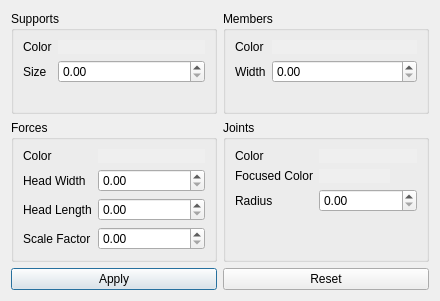
<?xml version="1.0" encoding="UTF-8"?>
<ui version="4.0">
 <class>trussPreferences</class>
 <widget class="QDialog" name="trussPreferences">
  <property name="geometry">
   <rect>
    <x>0</x>
    <y>0</y>
    <width>440</width>
    <height>301</height>
   </rect>
  </property>
  <property name="sizePolicy">
   <sizepolicy hsizetype="Fixed" vsizetype="Fixed">
    <horstretch>0</horstretch>
    <verstretch>0</verstretch>
   </sizepolicy>
  </property>
  <property name="windowTitle">
   <string>Truss Preferences</string>
  </property>
  <property name="sizeGripEnabled">
   <bool>false</bool>
  </property>
  <property name="modal">
   <bool>false</bool>
  </property>
  <layout class="QGridLayout" name="gridLayout">
   <item row="1" column="1">
    <widget class="QGroupBox" name="groupBox">
     <property name="title">
      <string>Joints</string>
     </property>
     <layout class="QFormLayout" name="formLayout">
      <item row="0" column="0">
       <widget class="QLabel" name="colorLabel">
        <property name="text">
         <string>Color</string>
        </property>
       </widget>
      </item>
      <item row="0" column="1">
       <widget class="QWidget" name="jointColorWidget" native="true">
        <property name="sizePolicy">
         <sizepolicy hsizetype="Preferred" vsizetype="Preferred">
          <horstretch>0</horstretch>
          <verstretch>0</verstretch>
         </sizepolicy>
        </property>
        <property name="minimumSize">
         <size>
          <width>71</width>
          <height>0</height>
         </size>
        </property>
        <property name="autoFillBackground">
         <bool>true</bool>
        </property>
       </widget>
      </item>
      <item row="1" column="0">
       <widget class="QLabel" name="highlightedColorLabel">
        <property name="text">
         <string>Focused Color</string>
        </property>
       </widget>
      </item>
      <item row="1" column="1">
       <widget class="QWidget" name="jointFocusedColorWidget" native="true">
        <property name="sizePolicy">
         <sizepolicy hsizetype="Fixed" vsizetype="Preferred">
          <horstretch>0</horstretch>
          <verstretch>0</verstretch>
         </sizepolicy>
        </property>
        <property name="minimumSize">
         <size>
          <width>71</width>
          <height>0</height>
         </size>
        </property>
        <property name="baseSize">
         <size>
          <width>0</width>
          <height>0</height>
         </size>
        </property>
        <property name="autoFillBackground">
         <bool>true</bool>
        </property>
       </widget>
      </item>
      <item row="2" column="1">
       <widget class="QDoubleSpinBox" name="radiusDoubleSpinBox">
        <property name="maximum">
         <double>9999.000000000000000</double>
        </property>
       </widget>
      </item>
      <item row="2" column="0">
       <widget class="QLabel" name="radiusLabel">
        <property name="text">
         <string>Radius</string>
        </property>
       </widget>
      </item>
     </layout>
    </widget>
   </item>
   <item row="0" column="1">
    <widget class="QGroupBox" name="groupBox_2">
     <property name="title">
      <string>Members</string>
     </property>
     <layout class="QFormLayout" name="formLayout_2">
      <item row="1" column="0">
       <widget class="QLabel" name="widthLabel">
        <property name="text">
         <string>Width</string>
        </property>
       </widget>
      </item>
      <item row="1" column="1">
       <widget class="QDoubleSpinBox" name="widthDoubleSpinBox">
        <property name="maximum">
         <double>9999.000000000000000</double>
        </property>
       </widget>
      </item>
      <item row="0" column="0">
       <widget class="QLabel" name="memberColorLabel">
        <property name="text">
         <string>Color</string>
        </property>
       </widget>
      </item>
      <item row="0" column="1">
       <widget class="QWidget" name="memberColorWidget" native="true">
        <property name="minimumSize">
         <size>
          <width>71</width>
          <height>0</height>
         </size>
        </property>
        <property name="baseSize">
         <size>
          <width>0</width>
          <height>0</height>
         </size>
        </property>
        <property name="autoFillBackground">
         <bool>true</bool>
        </property>
       </widget>
      </item>
     </layout>
    </widget>
   </item>
   <item row="0" column="0">
    <widget class="QGroupBox" name="groupBox_4">
     <property name="title">
      <string>Supports</string>
     </property>
     <layout class="QFormLayout" name="formLayout_4">
      <item row="0" column="0">
       <widget class="QLabel" name="supportColorLabel">
        <property name="text">
         <string>Color</string>
        </property>
       </widget>
      </item>
      <item row="0" column="1">
       <widget class="QWidget" name="supportColorWidget" native="true">
        <property name="minimumSize">
         <size>
          <width>71</width>
          <height>0</height>
         </size>
        </property>
        <property name="autoFillBackground">
         <bool>true</bool>
        </property>
       </widget>
      </item>
      <item row="1" column="0">
       <widget class="QLabel" name="sizeLabel">
        <property name="text">
         <string>Size</string>
        </property>
       </widget>
      </item>
      <item row="1" column="1">
       <widget class="QDoubleSpinBox" name="sizeDoubleSpinBox">
        <property name="maximum">
         <double>9999.000000000000000</double>
        </property>
       </widget>
      </item>
     </layout>
    </widget>
   </item>
   <item row="1" column="0">
    <widget class="QGroupBox" name="groupBox_3">
     <property name="title">
      <string>Forces</string>
     </property>
     <layout class="QFormLayout" name="formLayout_3">
      <item row="0" column="0">
       <widget class="QLabel" name="forceColorLabel">
        <property name="text">
         <string>Color</string>
        </property>
       </widget>
      </item>
      <item row="0" column="1">
       <widget class="QWidget" name="forceColorWidget" native="true">
        <property name="minimumSize">
         <size>
          <width>71</width>
          <height>0</height>
         </size>
        </property>
        <property name="autoFillBackground">
         <bool>true</bool>
        </property>
       </widget>
      </item>
      <item row="1" column="0">
       <widget class="QLabel" name="headWidthLabel">
        <property name="text">
         <string>Head Width</string>
        </property>
       </widget>
      </item>
      <item row="1" column="1">
       <widget class="QDoubleSpinBox" name="headWidthDoubleSpinBox">
        <property name="maximum">
         <double>9999.000000000000000</double>
        </property>
       </widget>
      </item>
      <item row="2" column="0">
       <widget class="QLabel" name="headLengthLabel">
        <property name="text">
         <string>Head Length</string>
        </property>
       </widget>
      </item>
      <item row="2" column="1">
       <widget class="QDoubleSpinBox" name="headLengthDoubleSpinBox">
        <property name="maximum">
         <double>9999.000000000000000</double>
        </property>
       </widget>
      </item>
      <item row="3" column="0">
       <widget class="QLabel" name="scaleFactorLabel">
        <property name="text">
         <string>Scale Factor</string>
        </property>
       </widget>
      </item>
      <item row="3" column="1">
       <widget class="QDoubleSpinBox" name="scaleFactorDoubleSpinBox">
        <property name="maximum">
         <double>9999.000000000000000</double>
        </property>
       </widget>
      </item>
     </layout>
    </widget>
   </item>
   <item row="2" column="0">
    <widget class="QPushButton" name="applyButton">
     <property name="text">
      <string>Apply</string>
     </property>
    </widget>
   </item>
   <item row="2" column="1">
    <widget class="QPushButton" name="resetButton">
     <property name="text">
      <string>Reset</string>
     </property>
    </widget>
   </item>
  </layout>
 </widget>
 <resources/>
 <connections/>
</ui>
